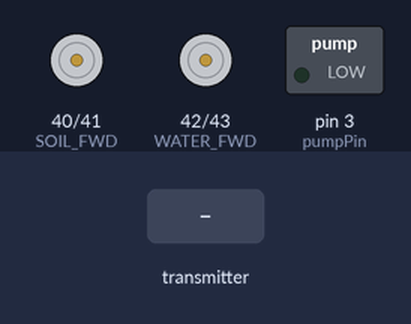
Simulated run of this sketch. Board: Arduino Mega 2560, built with avr-gcc and run on an emulated ATmega2560. Shown: motor-driver pin pairs drawn as motors (green arrow = first pin HIGH = forward, orange = second pin HIGH = backward, longer = more drive), switched loads named in the sketch (green lamp = pin HIGH). Inputs (shaded band) come from the test bench. What the sketch prints to the serial monitor is not drawn.

Above: at 1.2 s.
1.3 s: the transmitter starts sending readChannel.4 = 2000
At 2.4 s:
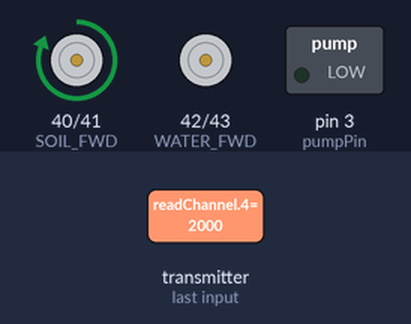
2.8 s: the transmitter starts sending readChannel.5 = 2000
At 3.5 s:
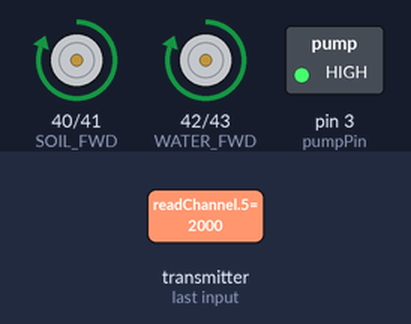
4.3 s: the transmitter starts sending readChannel.4 = 1000
At 4.6 s:
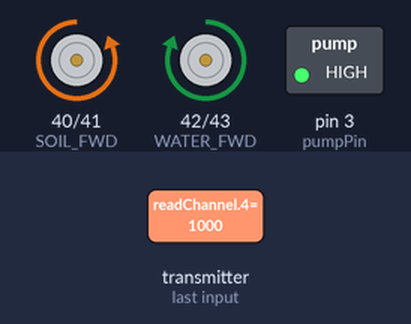
5.8 s: the transmitter starts sending readChannel.5 = 1000
At 7.0 s:
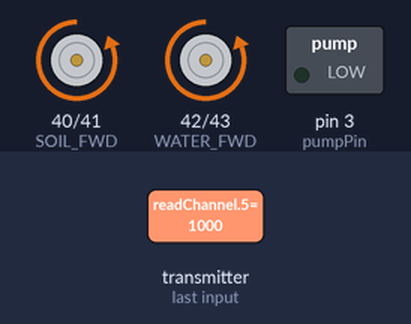
7.3 s: the transmitter starts sending readChannel.4 = 2000
At 8.1 s:
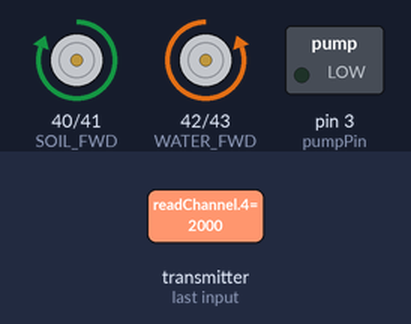
Timing chart, 0 to 10.3 s (numbered marks = the images above; inputs shaded):
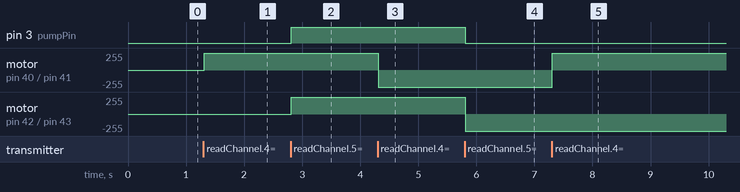

The sketch:

tool_controller.ino
```cpp
// tool_controller.ino — HERC-26 Team MOVIS
// Arduino Mega — Tool Control System
//
// Responsibilities:
//   - Read FlySky RC commands via iBUS (Serial1)
//   - Control soil and water actuators (H-bridge direction pins)
//   - Control peristaltic water pump (timed, 5 s)
//   - Signal air sensing activation to Raspberry Pi
//   - Report tool status to Raspberry Pi via I2C (slave 0x08)
//
// I2C packet (4 bytes, sent on onRequest):
//   byte 0: tool_water  (bool)
//   byte 1: tool_air    (bool)
//   byte 2: tool_soil   (bool)
//   byte 3: ibus_pulse  (bool — true when RC signal is valid)
//
// Channel mapping (iBUS, 0-indexed):
//   ch5 (idx 4) → Soil tool
//   ch6 (idx 5) → Water tool
//   ch7 (idx 6) → Air tool
//
// Compile: arduino-cli compile --fqbn arduino:avr:mega mega/tool_controller
// Upload:  arduino-cli upload  --fqbn arduino:avr:mega -p /dev/ttyACM0 mega/tool_controller

#include <IBusBM.h>
#include <Wire.h>

IBusBM ibus;

#define I2C_ADDR 0x08

// ---------------- CHANNELS ----------------
int ch5, ch6, ch7;

// ---------------- STATUS FLAGS ----------------
bool tool_water  = false;
bool tool_air    = false;
bool tool_soil   = false;
bool ibus_pulse  = false;

// ---------------- PUMP ----------------
const int pumpPin  = 3;
const int pumpTime = 5;   // seconds

// ---------------- ACTUATOR PINS ----------------
#define SOIL_FWD  40
#define SOIL_REV  41
#define WATER_FWD 42
#define WATER_REV 43

// ---------------- I2C STATUS PACKET ----------------
struct StatusPacket {
  bool tool_water;
  bool tool_air;
  bool tool_soil;
  bool ibus_pulse;
};
StatusPacket status;

// ---------------- ACTUATOR STATE ----------------
bool soilRunning  = false;
bool waterRunning = false;
unsigned long pumpStart  = 0;
bool pumpRunning  = false;

// =================================================
// SETUP
// =================================================
void setup() {
  Serial.begin(115200);
  ibus.begin(Serial1);

  pinMode(pumpPin,  OUTPUT);
  pinMode(SOIL_FWD, OUTPUT);
  pinMode(SOIL_REV, OUTPUT);
  pinMode(WATER_FWD, OUTPUT);
  pinMode(WATER_REV, OUTPUT);

  Wire.begin(I2C_ADDR);
  Wire.onRequest(onRequest);
  Wire.onReceive(onReceive);

  Serial.println("Mega Tool Controller Ready");
}

// =================================================
// LOOP  (~50 Hz)
// =================================================
void loop() {
  readIBUS();
  handleSoilTool();
  handleWaterTool();
  handleAirTool();
  handlePump();
  updateStatusPacket();
  delay(20);
}

// =================================================
// IBUS READ
// =================================================
void readIBUS() {
  int test = ibus.readChannel(2);
  if (test > 900 && test < 2100) {
    ibus_pulse = true;
    ch5 = ibus.readChannel(4);
    ch6 = ibus.readChannel(5);
    ch7 = ibus.readChannel(6);
  } else {
    ibus_pulse = false;
  }
}

// =================================================
// SOIL TOOL  (CH5)
// =================================================
void handleSoilTool() {
  if (ch5 > 1500) {
    tool_soil = true;
    if (!soilRunning) {
      soilRunning = true;
      startSoilForward();
    }
  } else {
    tool_soil = false;
    if (soilRunning) {
      stopSoil();
      retractSoil();
      soilRunning = false;
    }
  }
}

// =================================================
// WATER TOOL  (CH6)
// =================================================
void handleWaterTool() {
  if (ch6 > 1500) {
    tool_water = true;
    if (!waterRunning) {
      waterRunning = true;
      startWaterForward();   // also starts pump
    }
  } else {
    tool_water = false;
    if (waterRunning) {
      stopWater();
      retractWater();
      stopPump();
      waterRunning = false;
    }
  }
}

// =================================================
// AIR TOOL  (CH7) — Mega only signals Pi; no local actuator
// =================================================
void handleAirTool() {
  tool_air = (ch7 > 1500);
}

// =================================================
// PUMP  (timed, pumpTime seconds)
// =================================================
void startPump() {
  pumpStart   = millis();
  pumpRunning = true;
  digitalWrite(pumpPin, HIGH);
}

void handlePump() {
  if (!pumpRunning) return;
  if (millis() - pumpStart > (unsigned long)pumpTime * 1000UL) {
    stopPump();
  }
}

void stopPump() {
  digitalWrite(pumpPin, LOW);
  pumpRunning = false;
}

// =================================================
// SOIL ACTUATOR
// =================================================
void startSoilForward() {
  digitalWrite(SOIL_FWD, HIGH);
  digitalWrite(SOIL_REV, LOW);
}
void retractSoil() {
  digitalWrite(SOIL_FWD, LOW);
  digitalWrite(SOIL_REV, HIGH);
}
void stopSoil() {
  digitalWrite(SOIL_FWD, LOW);
  digitalWrite(SOIL_REV, LOW);
}

// =================================================
// WATER ACTUATOR
// =================================================
void startWaterForward() {
  digitalWrite(WATER_FWD, HIGH);
  digitalWrite(WATER_REV, LOW);
  startPump();
}
void retractWater() {
  digitalWrite(WATER_FWD, LOW);
  digitalWrite(WATER_REV, HIGH);
}
void stopWater() {
  digitalWrite(WATER_FWD, LOW);
  digitalWrite(WATER_REV, LOW);
}

// =================================================
// UPDATE STATUS PACKET
// =================================================
void updateStatusPacket() {
  status.tool_water  = tool_water;
  status.tool_air    = tool_air;
  status.tool_soil   = tool_soil;
  status.ibus_pulse  = ibus_pulse;
}

// =================================================
// I2C — SEND TO PI  (called on Pi request)
// =================================================
void onRequest() {
  Wire.write((uint8_t*)&status, sizeof(status));
}

// =================================================
// I2C — RECEIVE FROM PI  (debug / future commands)
// =================================================
void onReceive(int bytes) {
  while (Wire.available()) {
    byte cmd = Wire.read();
    Serial.print("Command from RPi: ");
    Serial.println(cmd, HEX);
  }
}
```

Measured:
- after the input at 1.3 s, motor on pin 40 (SOIL_FWD) / pin 41 (SOIL_REV): stopped → forward 255/255 at once
- after the input at 2.8 s, pin 3 (pumpPin): LOW → HIGH at once; motor on pin 42 (WATER_FWD) / pin 43 (WATER_REV): stopped → forward 255/255 at once
- after the input at 4.3 s, motor on pin 40 (SOIL_FWD) / pin 41 (SOIL_REV): forward 255/255 → backward 255/255 at once
- after the input at 5.8 s, pin 3 (pumpPin): HIGH → LOW at once; motor on pin 42 (WATER_FWD) / pin 43 (WATER_REV): forward 255/255 → backward 255/255 at once
- after the input at 7.3 s, motor on pin 40 (SOIL_FWD) / pin 41 (SOIL_REV): backward 255/255 → forward 255/255 at once
